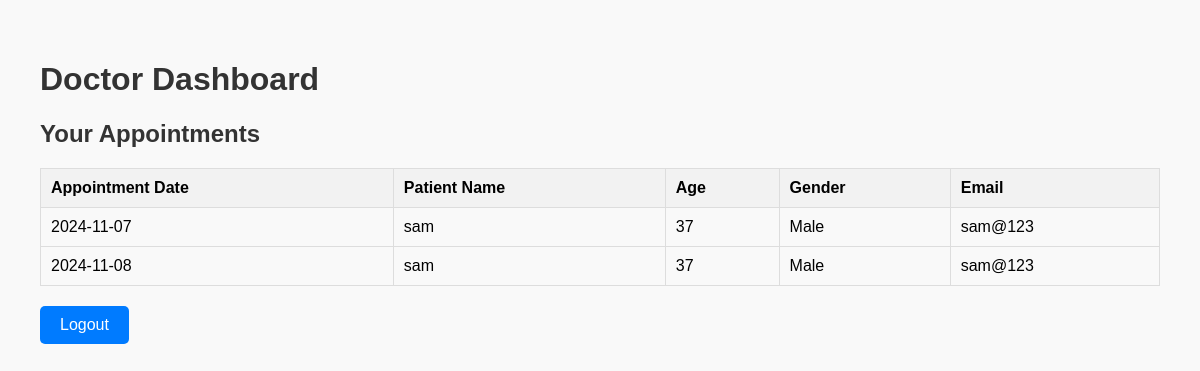
/doctor_dashboard (signed in), run on the app's committed database.
### tables this page shows
CREATE TABLE appointments (
                    id INTEGER PRIMARY KEY AUTOINCREMENT,
                    patient_id INTEGER,
                    doctor_id INTEGER,
                    appointment_date TEXT NOT NULL, canceled_by_doctor BOOLEAN DEFAULT 0,
                    FOREIGN KEY (patient_id) REFERENCES patients (id),
                    FOREIGN KEY (doctor_id) REFERENCES doctors (id)
                );

CREATE TABLE patients (
                    id INTEGER PRIMARY KEY AUTOINCREMENT,
                    name TEXT NOT NULL,
                    loginid TEXT UNIQUE NOT NULL,
                    password TEXT NOT NULL,
                    age INTEGER NOT NULL,
                    gender TEXT NOT NULL,
                    email TEXT NOT NULL
                );

### app.py (the view)
@app.route('/doctor_dashboard')
def doctor_dashboard():
    if 'doctor_id' not in session:
        return redirect(url_for('doctor_login'))
    doctor_id = session['doctor_id']
    appointments = query_db('''
        SELECT a.appointment_date, p.name AS patient_name, p.age, p.gender, p.email
        FROM appointments a
        JOIN patients p ON a.patient_id = p.id
        WHERE a.doctor_id = ?
    ''', [doctor_id])
    return render_template('doctor_dashboard.html', appointments=appointments)

### db_helpers.py (called while the page is built)
def get_db_connection():
    conn = sqlite3.connect('hospital_management.db')
    conn.row_factory = sqlite3.Row
    conn.execute("PRAGMA foreign_keys = ON")  # Enable foreign keys
    return conn

def query_db(query, args=(), one=False):
    conn = get_db_connection()  # Make sure you're getting the connection here
    cur = conn.execute(query, args)
    rv = [dict(row) for row in cur.fetchall()]
    cur.close()
    return (rv[0] if rv else None) if one else rv

### templates/doctor_dashboard.html (shortened to what this page needs)
<!DOCTYPE html>
<html lang="en">
<head>
</head>
<body>
{% block content %}
    <h1>Doctor Dashboard</h1>
    <h2>Your Appointments</h2>
    {% if appointments %}
        <table>
            <thead>
                <tr>
                    <th>Appointment Date</th>
                    <th>Patient Name</th>
                    <th>Age</th>
                    <th>Gender</th>
                    <th>Email</th>
                </tr>
            </thead>
            <tbody>
                {% for appointment in appointments %}
                <tr>
                    <td>{{ appointment['appointment_date'] }}</td>
                    <td>{{ appointment['patient_name'] }}</td>
                    <td>{{ appointment['age'] }}</td>
                    <td>{{ appointment['gender'] }}</td>
                    <td>{{ appointment['email'] }}</td>
                </tr>
                {% endfor %}
            </tbody>
        </table>
    {% else %}
        <p>No appointments found.</p>
    {% endif %}
    <a href="{{ url_for('doctor_logout') }}" class="button">Logout</a>
{% endblock %}
</body>
</html>

### templates/doctor_dashboard.html (style rules this page uses)
body { font-family: Arial, sans-serif; background-color: #f9f9f9; margin: 20px; padding: 20px; }
h1, h2 { color: #333; }
table { width: 100%; border-collapse: collapse; margin-bottom: 20px; }
table, th, td { border: 1px solid #ddd; padding: 10px; text-align: left; }
th { background-color: #f2f2f2; font-weight: bold; }
tr:nth-child(even) { background-color: #f9f9f9; }
.button { display: inline-block; padding: 10px 20px; background-color: #007BFF; color: white; text-decoration: none; border-radius: 5px; text-align: center; }

### data on the page
appointments: appointment_date "2024-11-07", patient_name "sam", age "37", gender "Male", email "sam@123"
appointments: appointment_date "2024-11-08", patient_name "sam", age "37", gender "Male", email "sam@123"
